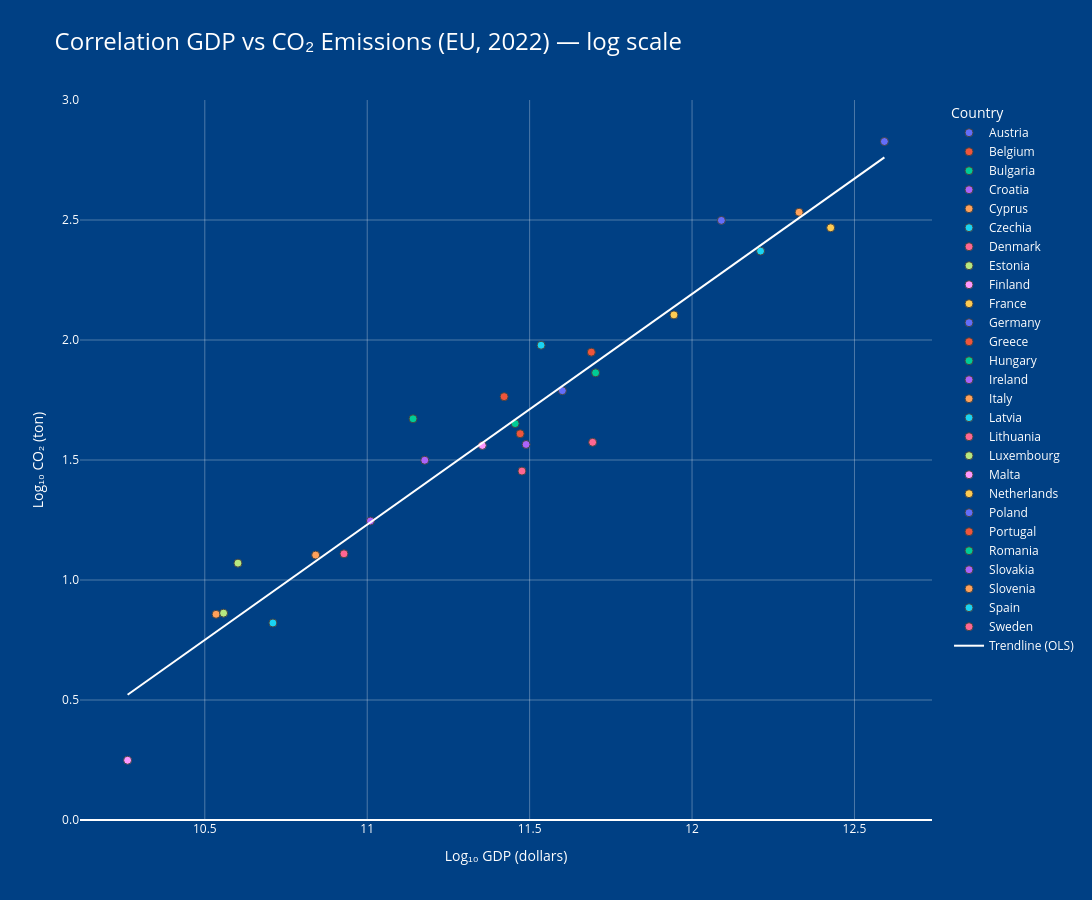

This figure's notebook cell:
### Markdown cell above
The ability to invest varies significantly across the continent. The **Correlation between GDP and CO2 emissions for EU Countries (2022)** scatterplot with a trendline clearly illustrates that wealthier countries such as Germany, Spain, Italy, and France tend to have higher overall CO2 emissions, reflecting a historical link between economic development and carbon intensity (Apeti et al., 2025). Conversely, countries with lower GDPs, like Austria, Greece, Slovakia, and Estonia, generally show lower emissions.

### Code cell
import pandas as pd
import numpy as np
import plotly.express as px
import plotly.graph_objects as go  # voor de regressielijn

# 1) Data inladen en filteren
url = 'https://raw.githubusercontent.com/owid/co2-data/master/owid-co2-data.csv'
df = pd.read_csv(url)
df = df[df['year'] == 2022]
eu_countries = [
    'Austria','Belgium','Bulgaria','Croatia','Cyprus','Czechia',
    'Denmark','Estonia','Finland','France','Germany','Greece',
    'Hungary','Ireland','Italy','Latvia','Lithuania','Luxembourg',
    'Malta','Netherlands','Poland','Portugal','Romania',
    'Slovakia','Slovenia','Spain','Sweden'
]
df = df[df['country'].isin(eu_countries)].dropna(subset=['gdp','co2'])

# 2) Log-transform
df['log_gdp'] = np.log10(df['gdp'])
df['log_co2'] = np.log10(df['co2'])

# 3) Eenschriftige y-schaal: elke 0.5 wordt 1 plot-eenheid
scale = 1/0.5
df['y_plot'] = df['log_co2'] * scale

# 4) Originele y-ticks van bijv. -1.0 tot max per 0.5
y_min, y_max = df['log_co2'].min(), df['log_co2'].max()
orig_min = np.floor(y_min*2)/2
orig_max = np.ceil(y_max*2)/2
orig_ticks = np.arange(orig_min, orig_max + 0.5, 0.5)
plot_ticks = list(orig_ticks * scale)
plot_labels = [f"{t:.1f}" for t in orig_ticks]

# 5) Bereken OLS-regressie over alle landen
slope, intercept = np.polyfit(df['log_gdp'], df['log_co2'], 1)
x_line = np.linspace(df['log_gdp'].min(), df['log_gdp'].max(), 100)
y_line = slope * x_line + intercept
y_line_plot = y_line * scale  # zelfde schaaltransformatie

# 6) Maak scatter met kleur per land
fig = px.scatter(
    df,
    x='log_gdp',
    y='y_plot',
    color='country',
    hover_name='country',
    title='Correlation GDP vs CO₂ Emissions (EU, 2022) — log scale',
    labels={'log_gdp':'Log₁₀ GDP (dollars)', 'y_plot':'Log₁₀ CO₂ (ton)'},
    width=1400,
    height=900
)

# 7) Voeg de regressielijn toe als witte lijn
fig.add_trace(
    go.Scatter(
        x=x_line,
        y=y_line_plot,
        mode='lines',
        line=dict(color='white', width=2),
        name='Trendline (OLS)'
    )
)

# 8) Styling markers
fig.update_traces(
    marker=dict(size=8, line=dict(width=1)),
    selector=lambda tr: 'markers' in tr.mode
)

# 9) Achtergrond & font kleuren
fig.update_layout(
    paper_bgcolor='#004084',
    plot_bgcolor='#004084',
    font_color='white',
    title_font_size=24,
    legend_title_text='Country'
)

# 10) As-instellingen
fig.update_xaxes(
    tickmode='linear',
    dtick=0.5,
    showgrid=True,
    gridcolor='rgba(255,255,255,0.3)',
    zerolinecolor='white',
    tickfont_color='white',
    title_font_color='white'
)
fig.update_yaxes(
    tickmode='array',
    tickvals=plot_ticks,
    ticktext=plot_labels,
    range=[plot_ticks[0], plot_ticks[-1]],
    autorange=False,
    showgrid=True,
    gridcolor='rgba(255,255,255,0.3)',
    zerolinecolor='white',
    tickfont_color='white',
    title_font_color='white'
)

fig.show(config={'responsive': True})

### Figure 1 — Plotly figure (JSON) as saved in the notebook; plotly's stock layout.template omitted (floating-point values rounded to 4 significant figures)
{"data": [{"hovertemplate": "<b>%{hovertext}</b><br><br>country=Austria<br>Log₁₀ GDP (dollars)=%{x}<br>Log₁₀ CO₂ (ton)=%{y}<extra></extra>", "hovertext": ["Austria"], "legendgroup": "Austria", "marker": {"color": "#636efa", "line": {"width": 1}, "size": 8, "symbol": "circle"}, "mode": "markers", "name": "Austria", "orientation": "v", "showlegend": true, "type": "scatter", "x": [11.6], "xaxis": "x", "y": [3.578], "yaxis": "y"}, {"hovertemplate": "<b>%{hovertext}</b><br><br>country=Belgium<br>Log₁₀ GDP (dollars)=%{x}<br>Log₁₀ CO₂ (ton)=%{y}<extra></extra>", "hovertext": ["Belgium"], "legendgroup": "Belgium", "marker": {"color": "#EF553B", "line": {"width": 1}, "size": 8, "symbol": "circle"}, "mode": "markers", "name": "Belgium", "orientation": "v", "showlegend": true, "type": "scatter", "x": [11.69], "xaxis": "x", "y": [3.899], "yaxis": "y"}, {"hovertemplate": "<b>%{hovertext}</b><br><br>country=Bulgaria<br>Log₁₀ GDP (dollars)=%{x}<br>Log₁₀ CO₂ (ton)=%{y}<extra></extra>", "hovertext": ["Bulgaria"], "legendgroup": "Bulgaria", "marker": {"color": "#00cc96", "line": {"width": 1}, "size": 8, "symbol": "circle"}, "mode": "markers", "name": "Bulgaria", "orientation": "v", "showlegend": true, "type": "scatter", "x": [11.14], "xaxis": "x", "y": [3.344], "yaxis": "y"}, {"hovertemplate": "<b>%{hovertext}</b><br><br>country=Croatia<br>Log₁₀ GDP (dollars)=%{x}<br>Log₁₀ CO₂ (ton)=%{y}<extra></extra>", "hovertext": ["Croatia"], "legendgroup": "Croatia", "marker": {"color": "#ab63fa", "line": {"width": 1}, "size": 8, "symbol": "circle"}, "mode": "markers", "name": "Croatia", "orientation": "v", "showlegend": true, "type": "scatter", "x": [11.01], "xaxis": "x", "y": [2.491], "yaxis": "y"}, {"hovertemplate": "<b>%{hovertext}</b><br><br>country=Cyprus<br>Log₁₀ GDP (dollars)=%{x}<br>Log₁₀ CO₂ (ton)=%{y}<extra></extra>", "hovertext": ["Cyprus"], "legendgroup": "Cyprus", "marker": {"color": "#FFA15A", "line": {"width": 1}, "size": 8, "symbol": "circle"}, "mode": "markers", "name": "Cyprus", "orientation": "v", "showlegend": true, "type": "scatter", "x": [10.53], "xaxis": "x", "y": [1.714], "yaxis": "y"}, {"hovertemplate": "<b>%{hovertext}</b><br><br>country=Czechia<br>Log₁₀ GDP (dollars)=%{x}<br>Log₁₀ CO₂ (ton)=%{y}<extra></extra>", "hovertext": ["Czechia"], "legendgroup": "Czechia", "marker": {"color": "#19d3f3", "line": {"width": 1}, "size": 8, "symbol": "circle"}, "mode": "markers", "name": "Czechia", "orientation": "v", "showlegend": true, "type": "scatter", "x": [11.54], "xaxis": "x", "y": [3.956], "yaxis": "y"}, {"hovertemplate": "<b>%{hovertext}</b><br><br>country=Denmark<br>Log₁₀ GDP (dollars)=%{x}<br>Log₁₀ CO₂ (ton)=%{y}<extra></extra>", "hovertext": ["Denmark"], "legendgroup": "Denmark", "marker": {"color": "#FF6692", "line": {"width": 1}, "size": 8, "symbol": "circle"}, "mode": "markers", "name": "Denmark", "orientation": "v", "showlegend": true, "type": "scatter", "x": [11.48], "xaxis": "x", "y": [2.908], "yaxis": "y"}, {"hovertemplate": "<b>%{hovertext}</b><br><br>country=Estonia<br>Log₁₀ GDP (dollars)=%{x}<br>Log₁₀ CO₂ (ton)=%{y}<extra></extra>", "hovertext": ["Estonia"], "legendgroup": "Estonia", "marker": {"color": "#B6E880", "line": {"width": 1}, "size": 8, "symbol": "circle"}, "mode": "markers", "name": "Estonia", "orientation": "v", "showlegend": true, "type": "scatter", "x": [10.6], "xaxis": "x", "y": [2.141], "yaxis": "y"}, {"hovertemplate": "<b>%{hovertext}</b><br><br>country=Finland<br>Log₁₀ GDP (dollars)=%{x}<br>Log₁₀ CO₂ (ton)=%{y}<extra></extra>", "hovertext": ["Finland"], "legendgroup": "Finland", "marker": {"color": "#FF97FF", "line": {"width": 1}, "size": 8, "symbol": "circle"}, "mode": "markers", "name": "Finland", "orientation": "v", "showlegend": true, "type": "scatter", "x": [11.35], "xaxis": "x", "y": [3.121], "yaxis": "y"}, {"hovertemplate": "<b>%{hovertext}</b><br><br>country=France<br>Log₁₀ GDP (dollars)=%{x}<br>Log₁₀ CO₂ (ton)=%{y}<extra></extra>", "hovertext": ["France"], "legendgroup": "France", "marker": {"color": "#FECB52", "line": {"width": 1}, "size": 8, "symbol": "circle"}, "mode": "markers", "name": "France", "orientation": "v", "showlegend": true, "type": "scatter", "x": [12.43], "xaxis": "x", "y": [4.935], "yaxis": "y"}, {"hovertemplate": "<b>%{hovertext}</b><br><br>country=Germany<br>Log₁₀ GDP (dollars)=%{x}<br>Log₁₀ CO₂ (ton)=%{y}<extra></extra>", "hovertext": ["Germany"], "legendgroup": "Germany", "marker": {"color": "#636efa", "line": {"width": 1}, "size": 8, "symbol": "circle"}, "mode": "markers", "name": "Germany", "orientation": "v", "showlegend": true, "type": "scatter", "x": [12.59], "xaxis": "x", "y": [5.654], "yaxis": "y"}, {"hovertemplate": "<b>%{hovertext}</b><br><br>country=Greece<br>Log₁₀ GDP (dollars)=%{x}<br>Log₁₀ CO₂ (ton)=%{y}<extra></extra>", "hovertext": ["Greece"], "legendgroup": "Greece", "marker": {"color": "#EF553B", "line": {"width": 1}, "size": 8, "symbol": "circle"}, "mode": "markers", "name": "Greece", "orientation": "v", "showlegend": true, "type": "scatter", "x": [11.42], "xaxis": "x", "y": [3.528], "yaxis": "y"}, {"hovertemplate": "<b>%{hovertext}</b><br><br>country=Hungary<br>Log₁₀ GDP (dollars)=%{x}<br>Log₁₀ CO₂ (ton)=%{y}<extra></extra>", "hovertext": ["Hungary"], "legendgroup": "Hungary", "marker": {"color": "#00cc96", "line": {"width": 1}, "size": 8, "symbol": "circle"}, "mode": "markers", "name": "Hungary", "orientation": "v", "showlegend": true, "type": "scatter", "x": [11.46], "xaxis": "x", "y": [3.303], "yaxis": "y"}, {"hovertemplate": "<b>%{hovertext}</b><br><br>country=Ireland<br>Log₁₀ GDP (dollars)=%{x}<br>Log₁₀ CO₂ (ton)=%{y}<extra></extra>", "hovertext": ["Ireland"], "legendgroup": "Ireland", "marker": {"color": "#ab63fa", "line": {"width": 1}, "size": 8, "symbol": "circle"}, "mode": "markers", "name": "Ireland", "orientation": "v", "showlegend": true, "type": "scatter", "x": [11.49], "xaxis": "x", "y": [3.13], "yaxis": "y"}, {"hovertemplate": "<b>%{hovertext}</b><br><br>country=Italy<br>Log₁₀ GDP (dollars)=%{x}<br>Log₁₀ CO₂ (ton)=%{y}<extra></extra>", "hovertext": ["Italy"], "legendgroup": "Italy", "marker": {"color": "#FFA15A", "line": {"width": 1}, "size": 8, "symbol": "circle"}, "mode": "markers", "name": "Italy", "orientation": "v", "showlegend": true, "type": "scatter", "x": [12.33], "xaxis": "x", "y": [5.065], "yaxis": "y"}, {"hovertemplate": "<b>%{hovertext}</b><br><br>country=Latvia<br>Log₁₀ GDP (dollars)=%{x}<br>Log₁₀ CO₂ (ton)=%{y}<extra></extra>", "hovertext": ["Latvia"], "legendgroup": "Latvia", "marker": {"color": "#19d3f3", "line": {"width": 1}, "size": 8, "symbol": "circle"}, "mode": "markers", "name": "Latvia", "orientation": "v", "showlegend": true, "type": "scatter", "x": [10.71], "xaxis": "x", "y": [1.642], "yaxis": "y"}, {"hovertemplate": "<b>%{hovertext}</b><br><br>country=Lithuania<br>Log₁₀ GDP (dollars)=%{x}<br>Log₁₀ CO₂ (ton)=%{y}<extra></extra>", "hovertext": ["Lithuania"], "legendgroup": "Lithuania", "marker": {"color": "#FF6692", "line": {"width": 1}, "size": 8, "symbol": "circle"}, "mode": "markers", "name": "Lithuania", "orientation": "v", "showlegend": true, "type": "scatter", "x": [10.93], "xaxis": "x", "y": [2.218], "yaxis": "y"}, {"hovertemplate": "<b>%{hovertext}</b><br><br>country=Luxembourg<br>Log₁₀ GDP (dollars)=%{x}<br>Log₁₀ CO₂ (ton)=%{y}<extra></extra>", "hovertext": ["Luxembourg"], "legendgroup": "Luxembourg", "marker": {"color": "#B6E880", "line": {"width": 1}, "size": 8, "symbol": "circle"}, "mode": "markers", "name": "Luxembourg", "orientation": "v", "showlegend": true, "type": "scatter", "x": [10.56], "xaxis": "x", "y": [1.724], "yaxis": "y"}, {"hovertemplate": "<b>%{hovertext}</b><br><br>country=Malta<br>Log₁₀ GDP (dollars)=%{x}<br>Log₁₀ CO₂ (ton)=%{y}<extra></extra>", "hovertext": ["Malta"], "legendgroup": "Malta", "marker": {"color": "#FF97FF", "line": {"width": 1}, "size": 8, "symbol": "circle"}, "mode": "markers", "name": "Malta", "orientation": "v", "showlegend": true, "type": "scatter", "x": [10.26], "xaxis": "x", "y": [0.4979], "yaxis": "y"}, {"hovertemplate": "<b>%{hovertext}</b><br><br>country=Netherlands<br>Log₁₀ GDP (dollars)=%{x}<br>Log₁₀ CO₂ (ton)=%{y}<extra></extra>", "hovertext": ["Netherlands"], "legendgroup": "Netherlands", "marker": {"color": "#FECB52", "line": {"width": 1}, "size": 8, "symbol": "circle"}, "mode": "markers", "name": "Netherlands", "orientation": "v", "showlegend": true, "type": "scatter", "x": [11.94], "xaxis": "x", "y": [4.209], "yaxis": "y"}, {"hovertemplate": "<b>%{hovertext}</b><br><br>country=Poland<br>Log₁₀ GDP (dollars)=%{x}<br>Log₁₀ CO₂ (ton)=%{y}<extra></extra>", "hovertext": ["Poland"], "legendgroup": "Poland", "marker": {"color": "#636efa", "line": {"width": 1}, "size": 8, "symbol": "circle"}, "mode": "markers", "name": "Poland", "orientation": "v", "showlegend": true, "type": "scatter", "x": [12.09], "xaxis": "x", "y": [4.997], "yaxis": "y"}, {"hovertemplate": "<b>%{hovertext}</b><br><br>country=Portugal<br>Log₁₀ GDP (dollars)=%{x}<br>Log₁₀ CO₂ (ton)=%{y}<extra></extra>", "hovertext": ["Portugal"], "legendgroup": "Portugal", "marker": {"color": "#EF553B", "line": {"width": 1}, "size": 8, "symbol": "circle"}, "mode": "markers", "name": "Portugal", "orientation": "v", "showlegend": true, "type": "scatter", "x": [11.47], "xaxis": "x", "y": [3.219], "yaxis": "y"}, {"hovertemplate": "<b>%{hovertext}</b><br><br>country=Romania<br>Log₁₀ GDP (dollars)=%{x}<br>Log₁₀ CO₂ (ton)=%{y}<extra></extra>", "hovertext": ["Romania"], "legendgroup": "Romania", "marker": {"color": "#00cc96", "line": {"width": 1}, "size": 8, "symbol": "circle"}, "mode": "markers", "name": "Romania", "orientation": "v", "showlegend": true, "type": "scatter", "x": [11.7], "xaxis": "x", "y": [3.727], "yaxis": "y"}, {"hovertemplate": "<b>%{hovertext}</b><br><br>country=Slovakia<br>Log₁₀ GDP (dollars)=%{x}<br>Log₁₀ CO₂ (ton)=%{y}<extra></extra>", "hovertext": ["Slovakia"], "legendgroup": "Slovakia", "marker": {"color": "#ab63fa", "line": {"width": 1}, "size": 8, "symbol": "circle"}, "mode": "markers", "name": "Slovakia", "orientation": "v", "showlegend": true, "type": "scatter", "x": [11.18], "xaxis": "x", "y": [2.998], "yaxis": "y"}, {"hovertemplate": "<b>%{hovertext}</b><br><br>country=Slovenia<br>Log₁₀ GDP (dollars)=%{x}<br>Log₁₀ CO₂ (ton)=%{y}<extra></extra>", "hovertext": ["Slovenia"], "legendgroup": "Slovenia", "marker": {"color": "#FFA15A", "line": {"width": 1}, "size": 8, "symbol": "circle"}, "mode": "markers", "name": "Slovenia", "orientation": "v", "showlegend": true, "type": "scatter", "x": [10.84], "xaxis": "x", "y": [2.208], "yaxis": "y"}, {"hovertemplate": "<b>%{hovertext}</b><br><br>country=Spain<br>Log₁₀ GDP (dollars)=%{x}<br>Log₁₀ CO₂ (ton)=%{y}<extra></extra>", "hovertext": ["Spain"], "legendgroup": "Spain", "marker": {"color": "#19d3f3", "line": {"width": 1}, "size": 8, "symbol": "circle"}, "mode": "markers", "name": "Spain", "orientation": "v", "showlegend": true, "type": "scatter", "x": [12.21], "xaxis": "x", "y": [4.741], "yaxis": "y"}, {"hovertemplate": "<b>%{hovertext}</b><br><br>country=Sweden<br>Log₁₀ GDP (dollars)=%{x}<br>Log₁₀ CO₂ (ton)=%{y}<extra></extra>", "hovertext": ["Sweden"], "legendgroup": "Sweden", "marker": {"color": "#FF6692", "line": {"width": 1}, "size": 8, "symbol": "circle"}, "mode": "markers", "name": "Sweden", "orientation": "v", "showlegend": true, "type": "scatter", "x": [11.69], "xaxis": "x", "y": [3.147], "yaxis": "y"}, {"line": {"color": "white", "width": 2}, "mode": "lines", "name": "Trendline (OLS)", "type": "scatter", "x": [10.26, 10.29, 10.31, 10.33, 10.36, 10.38, 10.4, 10.43, 10.45, 10.47, 10.5, 10.52, 10.54, 10.57, 10.59, 10.62, 10.64, 10.66, 10.69, 10.71, 10.73, 10.76, 10.78, 10.8, 10.83, 10.85, 10.87, 10.9, 10.92, 10.94, 10.97, 10.99, 11.02, 11.04, 11.06, 11.09, 11.11, 11.13, 11.16, 11.18, 11.2, 11.23, 11.25, 11.27, 11.3, 11.32, 11.34, 11.37, 11.39, 11.42, 11.44, 11.46, 11.49, 11.51, 11.53, 11.56, 11.58, 11.6, 11.63, 11.65, 11.67, 11.7, 11.72, 11.74, 11.77, 11.79, 11.82, 11.84, 11.86, 11.89, 11.91, 11.93, 11.96, 11.98, 12.0, 12.03, 12.05, 12.07, 12.1, 12.12, 12.15, 12.17, 12.19, 12.22, 12.24, 12.26, 12.29, 12.31, 12.33, 12.36, 12.38, 12.4, 12.43, 12.45, 12.47, 12.5, 12.52, 12.55, 12.57, 12.59], "y": [1.044, 1.089, 1.135, 1.18, 1.225, 1.27, 1.316, 1.361, 1.406, 1.451, 1.496, 1.542, 1.587, 1.632, 1.677, 1.723, 1.768, 1.813, 1.858, 1.904, 1.949, 1.994, 2.039, 2.085, 2.13, 2.175, 2.22, 2.265, 2.311, 2.356, 2.401, 2.446, 2.492, 2.537, 2.582, 2.627, 2.673, 2.718, 2.763, 2.808, 2.853, 2.899, 2.944, 2.989, 3.034, 3.08, 3.125, 3.17, 3.215, 3.261, 3.306, 3.351, 3.396, 3.441, 3.487, 3.532, 3.577, 3.622, 3.668, 3.713, 3.758, 3.803, 3.849, 3.894, 3.939, 3.984, 4.029, 4.075, 4.12, 4.165, 4.21, 4.256, 4.301, 4.346, 4.391, 4.437, 4.482, 4.527, 4.572, 4.617, 4.663, 4.708, 4.753, 4.798, 4.844, 4.889, 4.934, 4.979, 5.025, 5.07, 5.115, 5.16, 5.205, 5.251, 5.296, 5.341, 5.386, 5.432, 5.477, 5.522]}], "layout": {"font": {"color": "white"}, "height": 900, "legend": {"title": {"text": "Country"}, "tracegroupgap": 0}, "paper_bgcolor": "#004084", "plot_bgcolor": "#004084", "title": {"font": {"size": 24}, "text": "Correlation GDP vs CO₂ Emissions (EU, 2022) — log scale"}, "width": 1400, "xaxis": {"anchor": "y", "domain": [0, 1], "dtick": 0.5, "gridcolor": "rgba(255,255,255,0.3)", "showgrid": true, "tickfont": {"color": "white"}, "tickmode": "linear", "title": {"font": {"color": "white"}, "text": "Log₁₀ GDP (dollars)"}, "zerolinecolor": "white"}, "yaxis": {"anchor": "x", "autorange": false, "domain": [0, 1], "gridcolor": "rgba(255,255,255,0.3)", "range": [0, 6], "showgrid": true, "tickfont": {"color": "white"}, "tickmode": "array", "ticktext": ["0.0", "0.5", "1.0", "1.5", "2.0", "2.5", "3.0"], "tickvals": [0, 1, 2, 3, 4, 5, 6], "title": {"font": {"color": "white"}, "text": "Log₁₀ CO₂ (ton)"}, "zerolinecolor": "white"}}}
